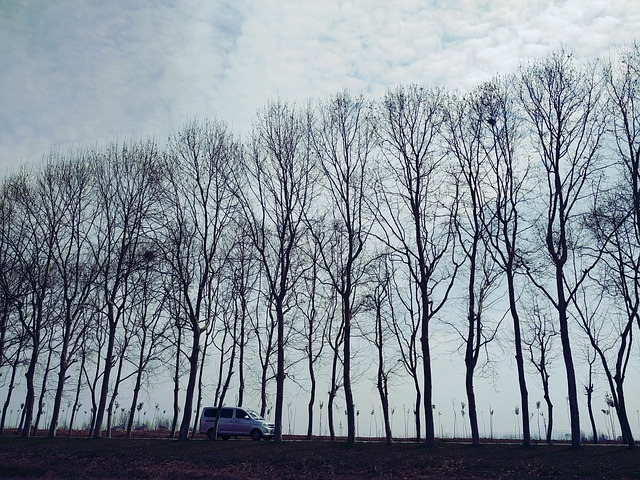
#> input picture OpenCV/src/drive.jpg, 640 x 480 px
$ python lesson15.py
#> lines starting #> are read from the running program, lines starting #| are printed output that depends on the picture
import cv2
import numpy as np

img = cv2.imread('src/drive.jpg')
#> img is the input picture: shape (480, 640, 3); mean B, G, R 152.4, 143.7, 134.3
h, w = img.shape[:2]
#> h = 480; w = 640
print(h, w)
#| 480 640
cv2.imshow('img', img)

per1 = np.float32([[100, 500], [300, 500], [300, 100], [100, 100]])
per2 = np.float32([[100, 500], [300, 500], [200, 200], [150, 200]])

psp_matrix = cv2.getPerspectiveTransform(per1, per2)
img_psp = cv2.warpPerspective(img, psp_matrix, (w, h))
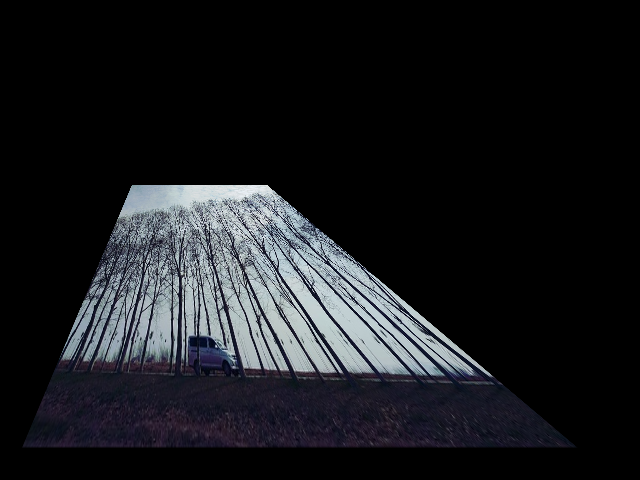
#> img_psp: shape (480, 640, 3); mean B, G, R 30.2, 27, 25.6
cv2.imshow('img_psp', img_psp)

cv2.waitKey(0)
cv2.destroyAllWindows()

$ run again, with OpenCV/src/Berry.jpg copied over OpenCV/src/drive.jpg
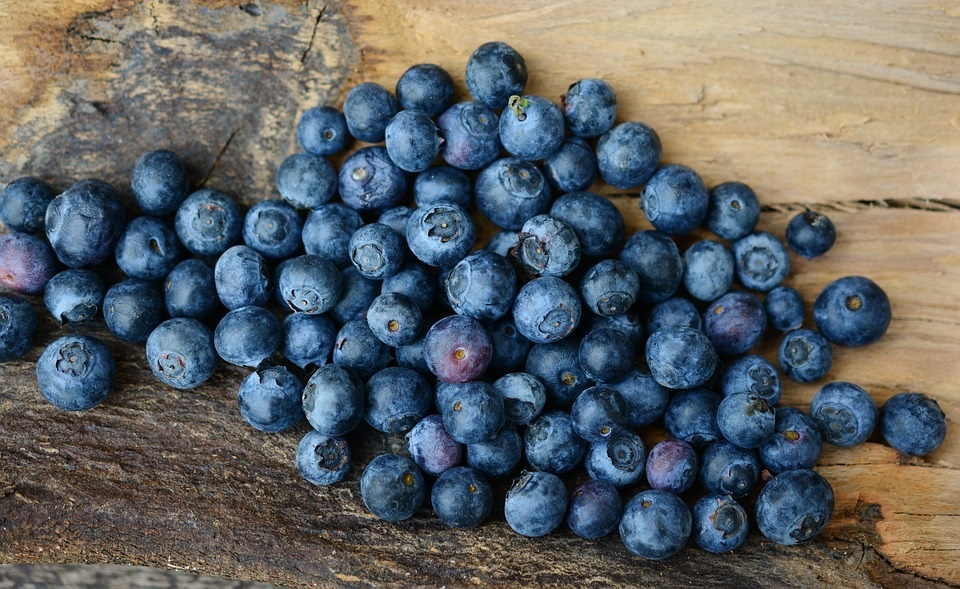
#> input picture OpenCV/src/Berry.jpg, 960 x 589 px
#> img is the input picture: shape (589, 960, 3); mean B, G, R 101.8, 99.7, 95.1
#| 589 960
#> `img_psp = cv2.warpPerspective(img, psp_matrix, (w, h))`:
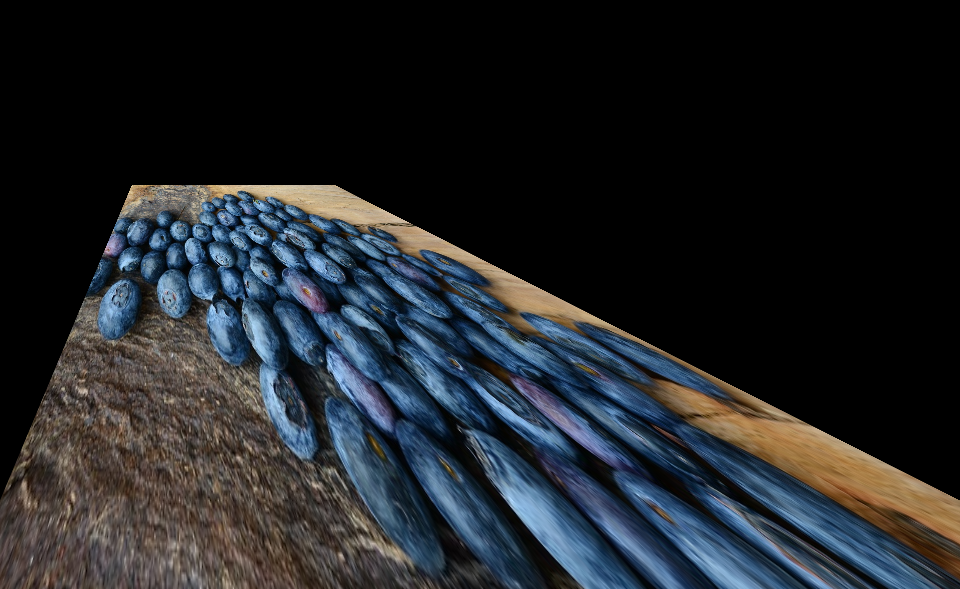
#> img_psp: shape (589, 960, 3); mean B, G, R 40.3, 36.5, 33.4

$ run again, with OpenCV/src/Bus.jpg copied over OpenCV/src/drive.jpg
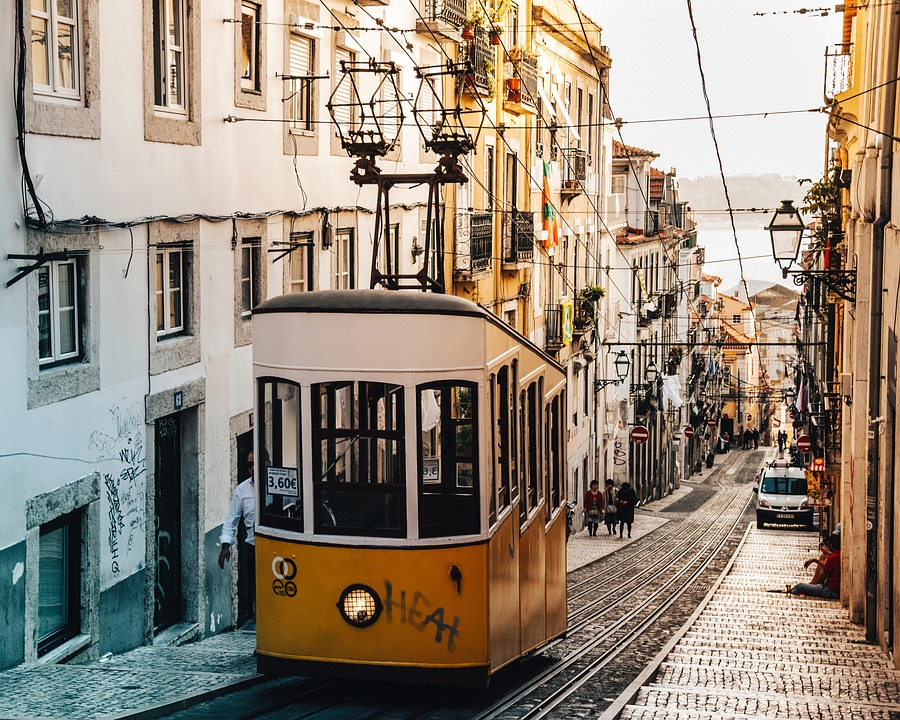
#> input picture OpenCV/src/Bus.jpg, 900 x 720 px
#> img is the input picture: shape (720, 900, 3); mean B, G, R 121.7, 136.7, 149.7
#| 720 900
#> `img_psp = cv2.warpPerspective(img, psp_matrix, (w, h))`:
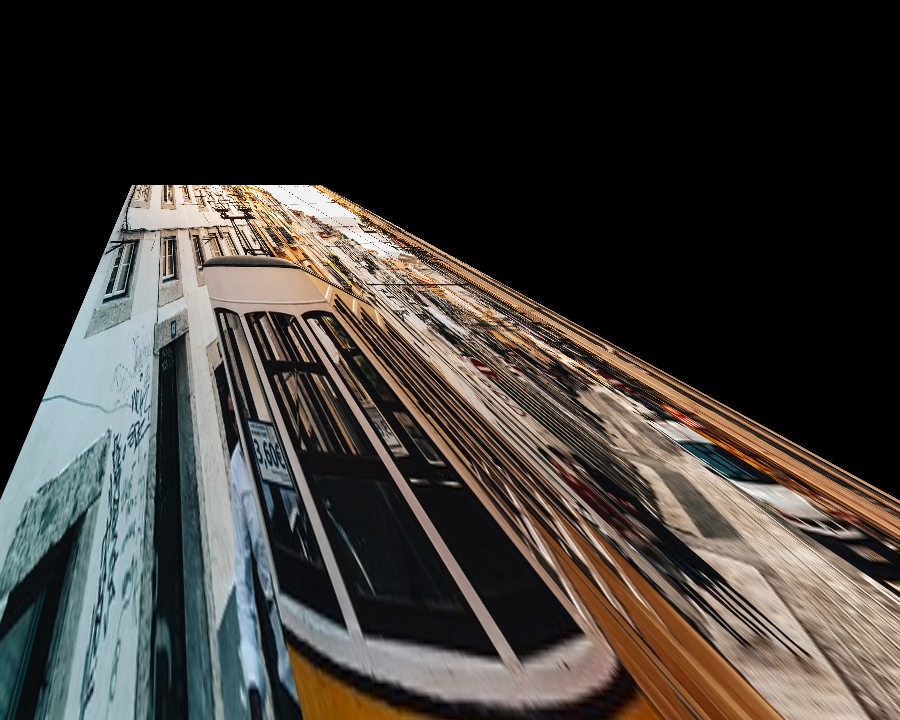
#> img_psp: shape (720, 900, 3); mean B, G, R 53.6, 57.9, 61.7
